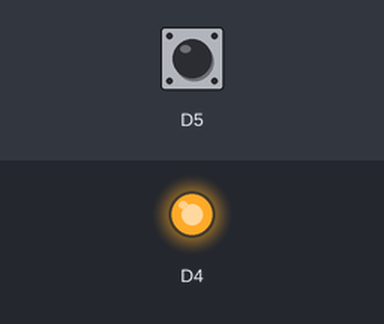
Bench run of a program on a simulated ESP8266 (Wemos D1 mini). Parts: output pins drawn as LEDs (lit = HIGH). The inputs (shaded band) are chosen by the test bench; at power-on: D5 HIGH.

Above: at 0.1 s.
Timing chart, 0 to 1.6 s (numbered marks = the images above):
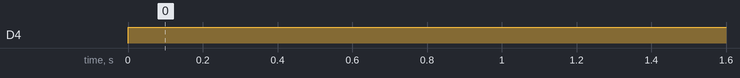

Measured:
- by itself, D4: LOW → HIGH at 0.00 s

The program:

main.cpp
```cpp
/// I, George Mathioudakis,  001211882, certify that this material is my original work. No other person's work has been used without due acknowledgment and I have not made my work available to anyone else.
#include <Arduino.h>

bool light = false; // global ligh state

void setup() {
  // configure the USB serial monitor
  Serial.begin(115200);

  // configure pin D5 as digital input - this is the pushbutton
  pinMode(D5, INPUT_PULLUP);

  // configure pin D4 as a digital output - this is the LED
  pinMode(D4, OUTPUT);

}


void loop() {
  int iButton;
  int bits;

  // read the push button input
  iButton = digitalRead(D5);

// check if button was pressed
  if(iButton == 0){
    //check current state of light
    if(light){
   // turn light state off
    light = false;

  }
  else{
    // turn light state on
    light = true;
  }
  }

// check if light is on
  if(light == true){
    bits = analogRead(A0);
    // write to brightness of light using dial
    analogWrite(D4, bits);
  }else{
    // turning light off
    digitalWrite(D4, HIGH);
  }
  // delay for weird button behavior
  delay(1);
}
```
